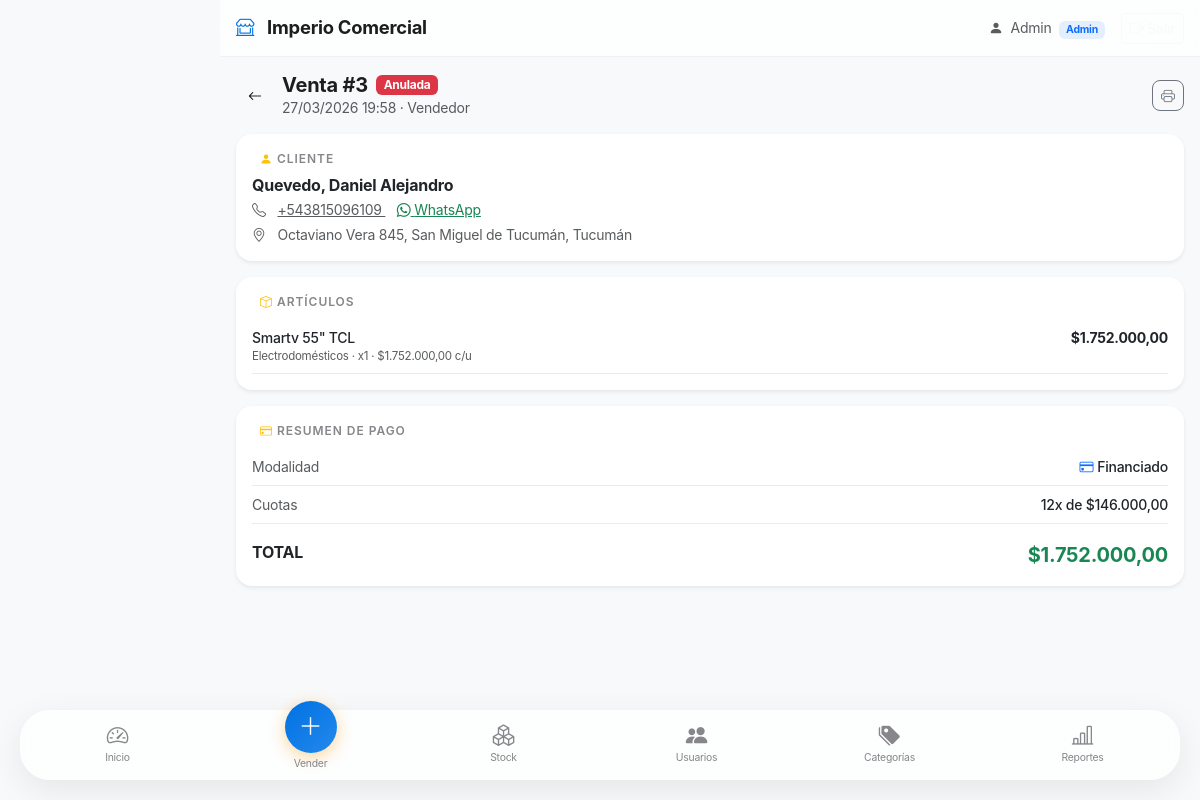
The app's page /ventas/detalle.php?id=3 (signed in) with its own data.
### tables this page shows
CREATE TABLE ventas (
    id            INT UNSIGNED        NOT NULL AUTO_INCREMENT,
    cliente_id    INT UNSIGNED        NOT NULL,
    vendedor_id   INT UNSIGNED        NOT NULL,
    tipo_pago     ENUM('contado','financiado') NOT NULL,
    cuotas             TINYINT UNSIGNED    NOT NULL DEFAULT 1,
    es_mensual         TINYINT(1)          NOT NULL DEFAULT 0,
    primer_vencimiento DATE                    NULL,
    total              DECIMAL(14,2)       NOT NULL DEFAULT 0.00,
    estado        ENUM('pendiente','confirmada','anulada') NOT NULL DEFAULT 'confirmada',
    observaciones TEXT                    NULL,
    created_at    DATETIME            NOT NULL DEFAULT CURRENT_TIMESTAMP,
    PRIMARY KEY (id),
    INDEX idx_cliente   (cliente_id),
    INDEX idx_vendedor  (vendedor_id),
    INDEX idx_estado    (estado),
    INDEX idx_fecha     (created_at),
    CONSTRAINT fk_vta_cli FOREIGN KEY (cliente_id)
        REFERENCES clientes(id),
    CONSTRAINT fk_vta_ven FOREIGN KEY (vendedor_id)
        REFERENCES usuarios(id)
);

CREATE TABLE usuarios (
    id           INT UNSIGNED    NOT NULL AUTO_INCREMENT,
    usuario      VARCHAR(60)     NOT NULL UNIQUE,         
    nombre       VARCHAR(80)     NOT NULL,
    apellido     VARCHAR(80)     NOT NULL,
    clave        VARCHAR(255)    NOT NULL,                
    rol          ENUM('admin','vendedor') NOT NULL DEFAULT 'vendedor',
    activo       TINYINT(1)      NOT NULL DEFAULT 1,
    ultimo_login DATETIME            NULL,
    created_at   DATETIME        NOT NULL DEFAULT CURRENT_TIMESTAMP,
    PRIMARY KEY (id),
    INDEX idx_usuario (usuario),
    INDEX idx_rol     (rol)
);

CREATE TABLE clientes (
    id           INT UNSIGNED     NOT NULL AUTO_INCREMENT,
    nombre       VARCHAR(80)      NOT NULL,
    apellido     VARCHAR(80)      NOT NULL,
    dni          VARCHAR(15)          NULL,
    celular      VARCHAR(20)      NOT NULL,
    direccion    VARCHAR(200)     NOT NULL,
    localidad    VARCHAR(100)     NOT NULL,
    provincia_id TINYINT UNSIGNED NOT NULL,
    observaciones TEXT                NULL,
    created_at   DATETIME         NOT NULL DEFAULT CURRENT_TIMESTAMP,
    updated_at   DATETIME         NOT NULL DEFAULT CURRENT_TIMESTAMP
                     ON UPDATE CURRENT_TIMESTAMP,
    PRIMARY KEY (id),
    INDEX idx_apellido   (apellido),
    INDEX idx_celular    (celular),
    INDEX idx_provincia  (provincia_id),
    CONSTRAINT fk_cli_prov FOREIGN KEY (provincia_id)
        REFERENCES provincias(id) ON UPDATE CASCADE
);

CREATE TABLE provincias (
    id     TINYINT UNSIGNED NOT NULL AUTO_INCREMENT,
    nombre VARCHAR(60)      NOT NULL,
    PRIMARY KEY (id)
);

CREATE TABLE venta_detalles (
    id              INT UNSIGNED   NOT NULL AUTO_INCREMENT,
    venta_id        INT UNSIGNED   NOT NULL,
    articulo_id     MEDIUMINT UNSIGNED NOT NULL,
    cantidad        SMALLINT       NOT NULL DEFAULT 1,
    precio_unitario DECIMAL(12,2)  NOT NULL,   
    subtotal        DECIMAL(14,2)  NOT NULL,
    PRIMARY KEY (id),
    INDEX idx_venta    (venta_id),
    INDEX idx_articulo (articulo_id),
    CONSTRAINT fk_det_vta FOREIGN KEY (venta_id)
        REFERENCES ventas(id) ON DELETE CASCADE,
    CONSTRAINT fk_det_art FOREIGN KEY (articulo_id)
        REFERENCES articulos(id)
);

CREATE TABLE articulos (
    id                MEDIUMINT UNSIGNED NOT NULL AUTO_INCREMENT,
    categoria_id      SMALLINT UNSIGNED  NOT NULL,
    codigo            VARCHAR(30)            NULL UNIQUE,
    nombre            VARCHAR(150)       NOT NULL,
    descripcion       TEXT                   NULL,
    precio_contado    DECIMAL(12,2)      NOT NULL DEFAULT 0.00,
    precio_financiado DECIMAL(12,2)      NOT NULL DEFAULT 0.00,   
    cuotas            TINYINT UNSIGNED   NOT NULL DEFAULT 1,       
    monto_cuota       DECIMAL(12,2)      GENERATED ALWAYS AS
                          (ROUND(precio_financiado / cuotas, 2)) STORED,
    stock_actual      SMALLINT           NOT NULL DEFAULT 0,
    stock_minimo      SMALLINT           NOT NULL DEFAULT 1,       
    imagen_url        VARCHAR(255)           NULL,
    activo            TINYINT(1)         NOT NULL DEFAULT 1,
    created_at        DATETIME           NOT NULL DEFAULT CURRENT_TIMESTAMP,
    updated_at        DATETIME           NOT NULL DEFAULT CURRENT_TIMESTAMP
                          ON UPDATE CURRENT_TIMESTAMP,
    PRIMARY KEY (id),
    INDEX idx_categoria  (categoria_id),
    INDEX idx_stock      (stock_actual),
    INDEX idx_activo     (activo),
    FULLTEXT idx_busqueda (nombre, descripcion),
    CONSTRAINT fk_art_cat FOREIGN KEY (categoria_id)
        REFERENCES categorias(id) ON UPDATE CASCADE
);

CREATE TABLE categorias (
    id        SMALLINT UNSIGNED NOT NULL AUTO_INCREMENT,
    nombre    VARCHAR(80)       NOT NULL,
    icono     VARCHAR(40)       NOT NULL DEFAULT 'bi-box',
    activo    TINYINT(1)        NOT NULL DEFAULT 1,
    PRIMARY KEY (id)
);

### config/app.php (called while the page is built, shortened)
<?php
function formatPesos(float $amount): string {
    return '$' . number_format($amount, 2, ',', '.');
}

### ventas/detalle.php (the view, shortened to what this page needs)
<?php
require_once __DIR__ . '/../config/app.php';
$pdo  = getPDO();
$id   = (int)($_GET['id'] ?? 0);
$stmtV = $pdo->prepare(
    'SELECT v.id, v.tipo_pago, v.cuotas, v.es_mensual, v.primer_vencimiento,
            v.total, v.estado, v.observaciones, v.created_at,
            c.nombre, c.apellido, c.celular, c.direccion, c.localidad,
            p.nombre AS provincia,
            u.nombre AS vendedor
       FROM ventas v
       JOIN clientes c  ON c.id = v.cliente_id
       JOIN provincias p ON p.id = c.provincia_id
       JOIN usuarios u  ON u.id = v.vendedor_id
      WHERE v.id = ?'
);
$stmtV->execute([$id]);
$venta = $stmtV->fetch();
$stmtD = $pdo->prepare(
    'SELECT d.cantidad, d.precio_unitario, d.subtotal,
            a.nombre AS articulo, c.nombre AS categoria
       FROM venta_detalles d
       JOIN articulos a  ON a.id = d.articulo_id
       JOIN categorias c ON c.id = a.categoria_id
      WHERE d.venta_id = ?'
);
$stmtD->execute([$id]);
$items = $stmtD->fetchAll();
$esFinanciado      = $venta['tipo_pago'] === 'financiado';
$montoCuota        = $esFinanciado && $venta['cuotas'] > 0
    ? $venta['total'] / $venta['cuotas']
    : 0;
$estadoBadge = match($venta['estado']) {
    'confirmada' => 'success',
    'anulada'    => 'danger',
    default      => 'secondary',
};
?>
<?php require_once __DIR__ . '/../includes/head.php'; ?>
<?php require_once __DIR__ . '/../includes/topbar.php'; ?>
<main class="container-fluid px-3 pt-3">
    <div class="d-flex align-items-center mb-3 gap-2">
        <a href="<?= APP_URL ?>/ventas/index.php"
           class="btn btn-sm btn-light rounded-circle p-2"
           style="min-width:38px;min-height:38px;">
            <i class="bi bi-arrow-left"></i>
        </a>
        <div class="flex-grow-1">
            <div class="d-flex align-items-center gap-2">
                <h1 class="fs-5 fw-bold mb-0">Venta #<?= $id ?></h1>
                <span class="badge bg-<?= $estadoBadge ?>">
                    <?= ucfirst($venta['estado']) ?>
                </span>
            </div>
            <p class="text-muted small mb-0">
                <?= date('d/m/Y H:i', strtotime($venta['created_at'])) ?>
                &middot; <?= htmlspecialchars($venta['vendedor']) ?>
            </p>
        </div>
        <button onclick="window.print()"
                class="btn btn-sm btn-outline-secondary rounded-3"
                aria-label="Imprimir comprobante">
            <i class="bi bi-printer"></i>
        </button>
    </div>
    <div class="card border-0 shadow-sm rounded-4 mb-3">
        <div class="card-body py-3">
            <p class="section-title mb-2">
                <i class="bi bi-person-fill me-1 text-warning"></i>Cliente
            </p>
            <h2 class="fs-6 fw-bold mb-1">
                <?= htmlspecialchars($venta['apellido'] . ', ' . $venta['nombre']) ?>
            </h2>
            <div class="d-flex flex-column gap-1 small text-muted">
                <span>
                    <i class="bi bi-telephone me-2"></i>
                    <a href="tel:<?= htmlspecialchars($venta['celular']) ?>"
                       class="text-reset">
                        <?= htmlspecialchars($venta['celular']) ?>
                    </a>
                    <a href="https://wa.me/54<?= preg_replace('/\D/', '', $venta['celular']) ?>"
                       target="_blank" class="text-success ms-1">
                        <i class="bi bi-whatsapp"></i> WhatsApp
                    </a>
                </span>
                <span>
                    <i class="bi bi-geo-alt me-2"></i>
                    <?= htmlspecialchars($venta['direccion']) ?>,
                    <?= htmlspecialchars($venta['localidad']) ?>,
                    <?= htmlspecialchars($venta['provincia']) ?>
                </span>
            </div>
        </div>
    </div>
    <div class="card border-0 shadow-sm rounded-4 mb-3">
        <div class="card-body py-3">
            <p class="section-title mb-2">
                <i class="bi bi-box me-1 text-warning"></i>Artículos
            </p>
            <?php foreach ($items as $item): ?>
            <div class="d-flex justify-content-between align-items-start
                        py-2 border-bottom border-light-subtle">
                <div>
                    <p class="mb-0 fw-medium small"><?= htmlspecialchars($item['articulo']) ?></p>
                    <p class="mb-0 text-muted" style="font-size:.72rem">
                        <?= htmlspecialchars($item['categoria']) ?>
                        &middot; x<?= $item['cantidad'] ?>
                        &middot; <?= formatPesos($item['precio_unitario']) ?> c/u
                    </p>
                </div>
                <span class="fw-bold small text-dark">
                    <?= formatPesos($item['subtotal']) ?>
                </span>
            </div>
            <?php endforeach; ?>
        </div>
    </div>
    <div class="card border-0 shadow-sm rounded-4 mb-3">
        <div class="card-body py-3">
            <p class="section-title mb-2">
                <i class="bi bi-credit-card me-1 text-warning"></i>Resumen de pago
            </p>
            <div class="d-flex justify-content-between py-2 border-bottom border-light-subtle small">
                <span class="text-muted">Modalidad</span>
                <span class="fw-medium">
                    <?php if ($esFinanciado): ?>
                    <i class="bi bi-credit-card text-primary me-1"></i>Financiado
                    <?php else: ?>
                    <i class="bi bi-cash-coin text-success me-1"></i>Contado
                    <?php endif; ?>
                </span>
            </div>
            <?php if ($esFinanciado): ?>
            <div class="d-flex justify-content-between py-2 border-bottom border-light-subtle small">
                <span class="text-muted">Cuotas</span>
                <span class="fw-medium"><?= $venta['cuotas'] ?>x de <?= formatPesos($montoCuota) ?></span>
            </div>
            <?php endif; ?>
            <div class="d-flex justify-content-between pt-3">
                <span class="fw-bold">TOTAL</span>
                <span class="fw-bold fs-5 text-success"><?= formatPesos($venta['total']) ?></span>
            </div>
        </div>
    </div>
</main>
<?php require_once __DIR__ . '/../includes/bottom_nav.php'; ?>
</body>
</html>

### assets/css/app.css (style rules this page uses)
:root { --ic-primary: #1d1d1f; --ic-accent: #0071e3; --ic-success: #34c759; --ic-danger: #ff3b30; --ic-warning: #ff9f0a; --ic-surface: #ffffff; --ic-bg: #f5f5f7; --ic-text: #1d1d1f; --ic-text-muted: #86868b; --ic-border: #d2d2d7; --ic-radius: 22px; --ic-radius-sm: 12px; --ic-shadow: 0 4px 12px rgba(0, 0, 0, 0.05); --ic-shadow-lg: 0 10px 35px rgba(0, 0, 0, 0.08); --ic-glass: rgba(255, 255, 255, 0.72); --ic-blur: 20px; --bottom-nav-h: 68px; --safe-bottom: env(safe-area-inset-bottom, 0px); --safe-top: env(safe-area-inset-top, 0px); }
*, *::before, *::after { box-sizing: border-box; }
body { background-color: var(--ic-bg); color: var(--ic-text); font-family: 'Inter', -apple-system, BlinkMacSystemFont, sans-serif; -webkit-font-smoothing: antialiased; letter-spacing: -0.015em; overscroll-behavior-y: none; }
.section-title { font-size: .75rem; font-weight: 600; text-transform: uppercase; letter-spacing: .08em; color: var(--ic-text-muted); margin-bottom: 1rem; padding: 0 .5rem; }
@media (min-width: 768px) { body { padding-left: 220px; } }

### records on screen
ventas: estado "Anulada", created_at "27/03/2026 19:58", vendedor.nombre "Vendedor", cliente.nombre "Quevedo, Daniel Alejandro", cliente.celular "+543815096109", cliente.direccion "Octaviano Vera 845", cliente.localidad "San Miguel de Tucumán", provincias.nombre "Tucumán", cuotas "12", formatPesos($montoCuota) "$146.000,00", total "$1.752.000,00"
venta_detalles: articulo.nombre "Smartv 55\" TCL", categorias.nombre "Electrodomésticos", cantidad "1", precio_unitario "$1.752.000,00", subtotal "$1.752.000,00"

### other values on screen
APP_NAME "Imperio Comercial"
$user['nombre'] "Admin"
$user['rol'] "Admin"
$id "3"
